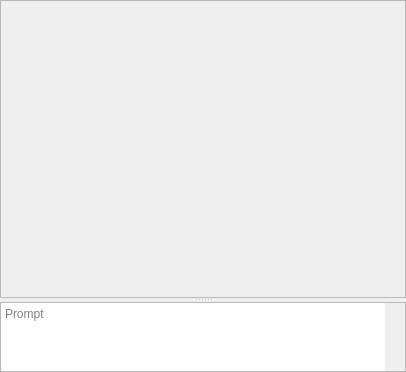
<?xml version="1.0" encoding="UTF-8"?>
<ui version="4.0">
 <class>ChatWidget</class>
 <widget class="QWidget" name="ChatWidget">
  <property name="geometry">
   <rect>
    <x>0</x>
    <y>0</y>
    <width>406</width>
    <height>372</height>
   </rect>
  </property>
  <property name="windowTitle">
   <string>Form</string>
  </property>
  <layout class="QHBoxLayout" name="horizontalLayout">
   <property name="leftMargin">
    <number>0</number>
   </property>
   <property name="topMargin">
    <number>0</number>
   </property>
   <property name="rightMargin">
    <number>0</number>
   </property>
   <property name="bottomMargin">
    <number>0</number>
   </property>
   <item>
    <widget class="QSplitter" name="splitChat">
     <property name="orientation">
      <enum>Qt::Orientation::Vertical</enum>
     </property>
     <property name="childrenCollapsible">
      <bool>false</bool>
     </property>
     <widget class="QFrame" name="outputArea">
      <property name="sizePolicy">
       <sizepolicy hsizetype="Preferred" vsizetype="Preferred">
        <horstretch>0</horstretch>
        <verstretch>99</verstretch>
       </sizepolicy>
      </property>
      <layout class="QVBoxLayout" name="verticalLayout_5">
       <property name="spacing">
        <number>0</number>
       </property>
       <property name="leftMargin">
        <number>0</number>
       </property>
       <property name="topMargin">
        <number>0</number>
       </property>
       <property name="rightMargin">
        <number>0</number>
       </property>
       <property name="bottomMargin">
        <number>0</number>
       </property>
       <item>
        <widget class="QScrollArea" name="scrollArea">
         <property name="frameShape">
          <enum>QFrame::Shape::StyledPanel</enum>
         </property>
         <property name="widgetResizable">
          <bool>true</bool>
         </property>
         <widget class="QWidget" name="scrollContent">
          <property name="geometry">
           <rect>
            <x>0</x>
            <y>0</y>
            <width>404</width>
            <height>286</height>
           </rect>
          </property>
          <layout class="QVBoxLayout" name="verticalLayout_2">
           <property name="spacing">
            <number>0</number>
           </property>
           <property name="leftMargin">
            <number>0</number>
           </property>
           <property name="topMargin">
            <number>0</number>
           </property>
           <property name="rightMargin">
            <number>0</number>
           </property>
           <property name="bottomMargin">
            <number>0</number>
           </property>
           <item>
            <widget class="QWidget" name="cntOutput" native="true">
             <layout class="QVBoxLayout" name="verticalLayout_4"/>
            </widget>
           </item>
           <item>
            <spacer name="scrollSpacer">
             <property name="orientation">
              <enum>Qt::Orientation::Vertical</enum>
             </property>
             <property name="sizeType">
              <enum>QSizePolicy::Policy::Fixed</enum>
             </property>
             <property name="sizeHint" stdset="0">
              <size>
               <width>0</width>
               <height>0</height>
              </size>
             </property>
            </spacer>
           </item>
          </layout>
         </widget>
        </widget>
       </item>
      </layout>
     </widget>
     <widget class="QWidget" name="inputArea" native="true">
      <property name="sizePolicy">
       <sizepolicy hsizetype="Preferred" vsizetype="Preferred">
        <horstretch>0</horstretch>
        <verstretch>1</verstretch>
       </sizepolicy>
      </property>
      <layout class="QVBoxLayout" name="verticalLayout_3">
       <property name="spacing">
        <number>0</number>
       </property>
       <property name="leftMargin">
        <number>0</number>
       </property>
       <property name="topMargin">
        <number>0</number>
       </property>
       <property name="rightMargin">
        <number>0</number>
       </property>
       <property name="bottomMargin">
        <number>0</number>
       </property>
       <item>
        <widget class="QSplitter" name="splitInput">
         <property name="orientation">
          <enum>Qt::Orientation::Vertical</enum>
         </property>
         <widget class="QFrame" name="frmInput">
          <property name="autoFillBackground">
           <bool>true</bool>
          </property>
          <property name="frameShape">
           <enum>QFrame::Shape::StyledPanel</enum>
          </property>
          <property name="frameShadow">
           <enum>QFrame::Shadow::Sunken</enum>
          </property>
          <layout class="QVBoxLayout" name="verticalLayout_9">
           <property name="spacing">
            <number>0</number>
           </property>
           <property name="leftMargin">
            <number>0</number>
           </property>
           <property name="topMargin">
            <number>0</number>
           </property>
           <property name="rightMargin">
            <number>0</number>
           </property>
           <property name="bottomMargin">
            <number>0</number>
           </property>
           <item>
            <layout class="QHBoxLayout" name="horizontalLayout_5">
             <property name="spacing">
              <number>0</number>
             </property>
             <item>
              <widget class="QPlainTextEdit" name="edtInput">
               <property name="frameShape">
                <enum>QFrame::Shape::NoFrame</enum>
               </property>
               <property name="verticalScrollBarPolicy">
                <enum>Qt::ScrollBarPolicy::ScrollBarAlwaysOff</enum>
               </property>
               <property name="centerOnScroll">
                <bool>true</bool>
               </property>
               <property name="placeholderText">
                <string>Prompt</string>
               </property>
              </widget>
             </item>
             <item>
              <layout class="QVBoxLayout" name="buttonLayout">
               <item>
                <spacer name="verticalSpacer">
                 <property name="orientation">
                  <enum>Qt::Orientation::Vertical</enum>
                 </property>
                 <property name="sizeHint" stdset="0">
                  <size>
                   <width>20</width>
                   <height>40</height>
                  </size>
                 </property>
                </spacer>
               </item>
              </layout>
             </item>
            </layout>
           </item>
           <item>
            <layout class="QHBoxLayout" name="horizontalLayout_2"/>
           </item>
          </layout>
         </widget>
        </widget>
       </item>
       <item>
        <layout class="QHBoxLayout" name="bottomBorderLayout"/>
       </item>
      </layout>
     </widget>
    </widget>
   </item>
  </layout>
 </widget>
 <resources/>
 <connections/>
</ui>
